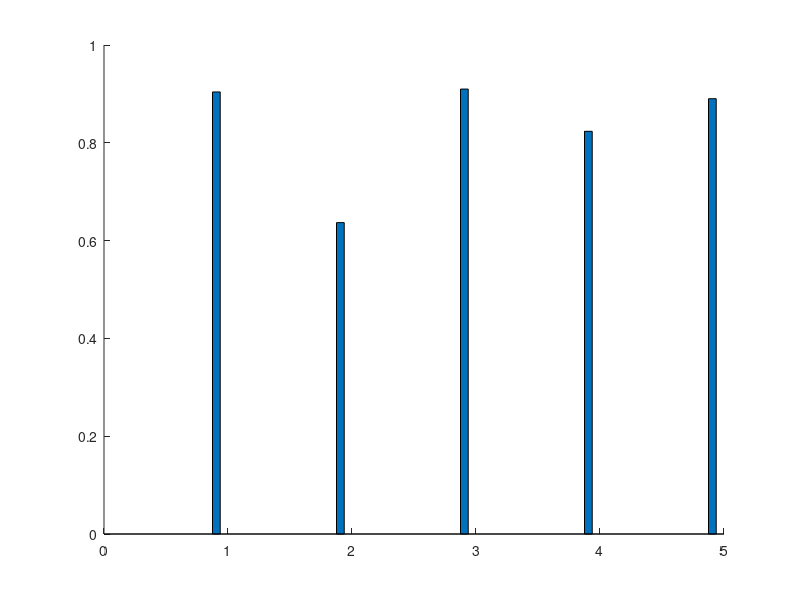

The MATLAB script that drew this image: (Note: this script raises an error after producing the figure.)



Aligned=[0.904 0.6368	0.9099	0.8235	0.8902]';
Random=[0.096 0.3632	0.0901	0.1765	0.1098]';
fig = figure;
bar(1:5, [Aligned Random], 0.5, 'stack','FaceColor',[0.992 0.26 0.39],'EdgeColor',[0.992 0.26 0.39]);
hold on 
bar(1:5,Aligned,0.5,'FaceColor',[0.51 0.684 0.61],'EdgeColor',[0.51 0.684 0.61]);
box off
ylim([0 1.1])
ylabel('Aligned vector distrbution')
set(gca,'XTick',1:5)
set(gca,'XTickLabel',{'WT','RP11','RP13','RP14','RP15'})


